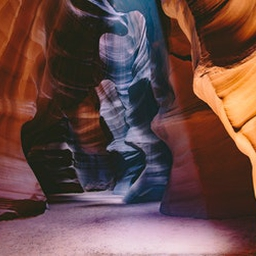
#> input picture ref.jpg, 256 x 256 px
$ python r_chl_model_training.py
#> lines starting #> are read from the running program, lines starting #| are printed output that depends on the picture
# -*- coding: utf-8 -*-
"""
Created on Fri Feb 14 01:55:05 2025

@author: vishaladithyaa
"""

import os
import cv2
import numpy as np
from utils import *
import xgboost as xgb
import matplotlib.pyplot as plt


img = cv2.imread("ref.jpg")
#> img is the input picture: shape (256, 256, 3); mean B, G, R 70.4, 73.9, 104.1
plt.imshow(img)
plt.title("reference image BGR")
plt.show()

img = cv2.cvtColor(img, cv2.COLOR_BGR2GRAY)
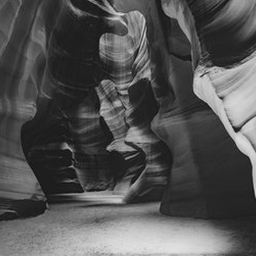
#> img: shape (256, 256); min 14, max 225, mean 82.5
h,w = img.shape
#> h = 256; w = 256

x,y = np.meshgrid(np.linspace(0, 1,w),np.linspace(0, 1,h))

plt.imshow(x)
plt.title("Meshgrid: X-axis")
plt.show()
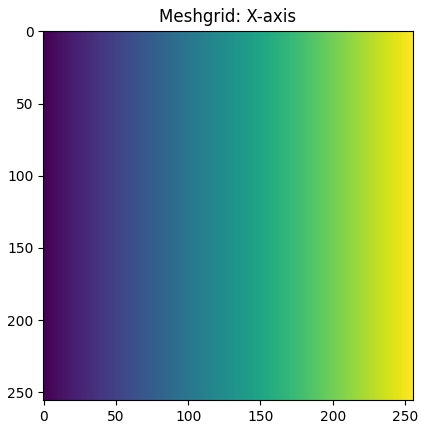
#> figure drawn by matplotlib, 1 panel
plt.imshow(y)
plt.title("Meshgrid: Y-axis")
plt.show()
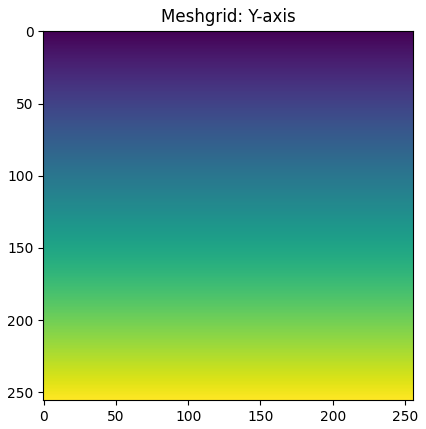
#> figure drawn by matplotlib, 1 panel

X = []
y = []
folder = os.path.join("Data","images","Train")
n = 0
#> (the run stopped early here; a loop or call above may not have finished)
